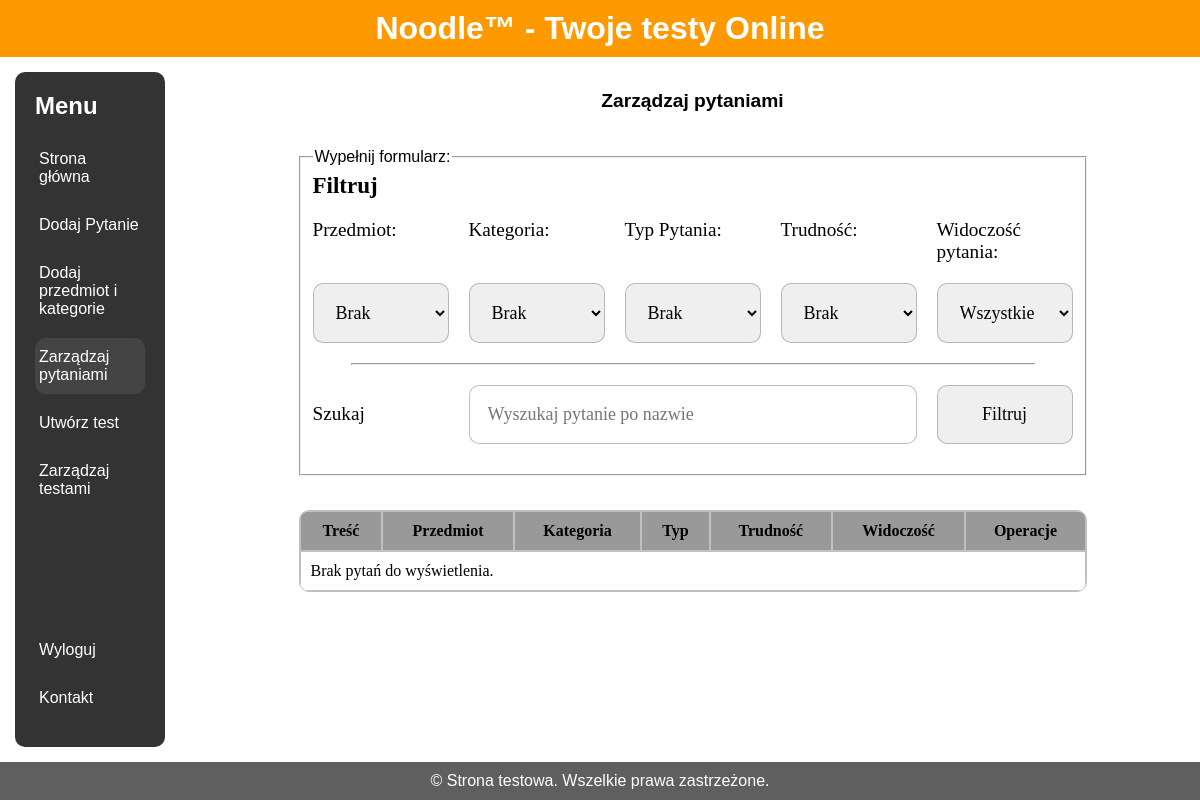
/Strona/html/panel_nauczyciela/zarz_pyt.php?przedmiot=Język Polski (signed in), run on an earlier commit of the app's database.
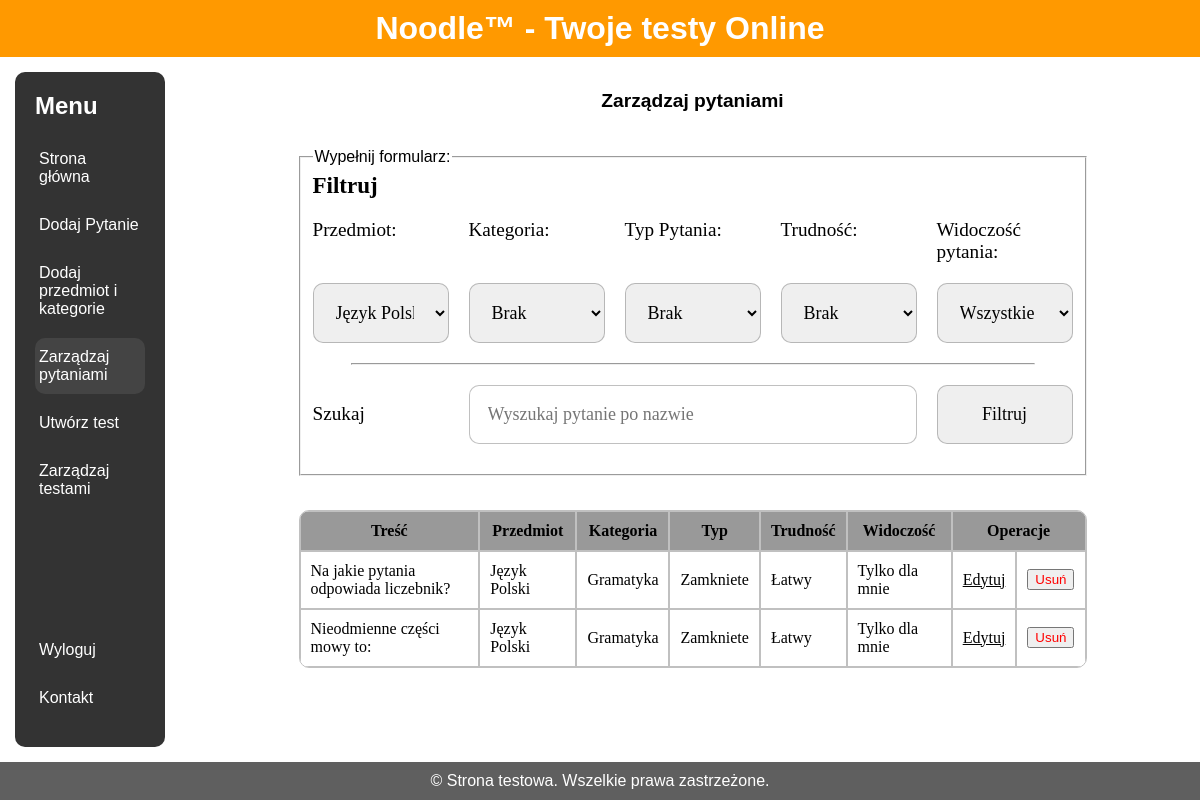
And on a later commit of the database.
### tables this page shows
CREATE TABLE `pytania` (
  `id` int(11) NOT NULL,
  `tresc` varchar(1000) NOT NULL,
  `przedmiot_id` int(11) NOT NULL,
  `kategoria_id` int(11) NOT NULL,
  `poziom_id` int(11) NOT NULL,
  `zdjecie` varchar(50) DEFAULT NULL,
  `autor` int(11) NOT NULL,
  `prywatnosc` tinyint(1) NOT NULL,
  `typ_pytania` int(11) NOT NULL
);

CREATE TABLE `przedmioty` (
  `id` int(11) NOT NULL,
  `nazwa` varchar(30) NOT NULL
);

CREATE TABLE `kategoria` (
  `id` int(11) NOT NULL,
  `nazwa` varchar(40) NOT NULL
);

CREATE TABLE `typ_pytania` (
  `id` int(11) NOT NULL,
  `nazwa_typu` varchar(15) NOT NULL
);

CREATE TABLE `poziom` (
  `id` int(11) NOT NULL,
  `trudnosc_nazwa` varchar(10) NOT NULL
);

### Strona/html/panel_nauczyciela/zarz_pyt.php (the view, shortened to what the changed rows need)
<!DOCTYPE html>
<html lang="en">
<head>
	<link rel="stylesheet" href="../styles.css">
</head>
<body>
	<?php
		$servername = "localhost";
		$username = "root";
		$password = "";
		$dbname = "baza";
		$conn = new mysqli($servername, $username, $password, $dbname);
	?>
	<div class="wrapper">
		<div class="header-content" id="head">
      		<h1>Noodle™ - Twoje testy Online</h1>
    		</div>
    		<div class="container">
      		<div class="sidebar" id="menu">
        		<ul>
				<h2>Menu</h2>
        		</ul>
      		</div>
			<div class="main-content" id="main">
				<div class="haslo" style="justify-content: flex-start;">
					<br><br>
					<fieldset style="width: 80%;margin-bottom:1em;">
						<form action="" method="GET" class="zarzadzaj">
							<p class="mid-width" style="grid-column: 1 / 3;">Filtruj</p>
							<p class="mid-width" style="grid-column: 4 / 6;"></p>
							<label for="przedmiot">Przedmiot:</label>
							<label for="kategoria">Kategoria:</label>
							<label for="typ">Typ Pytania:</label>
							<label for="poziom">Trudność:</label>
							<label for="prywatnosc">Widoczość pytania:</label>
							<select id="przedmiot" name="przedmiot">
								<?php
									$selected = isset($_GET['przedmiot']) ? $_GET['przedmiot'] : '0';
									$sql = "SELECT * FROM przedmioty";
									$result = $conn->query($sql);
									echo '<option value="0" ' . ($selected == '0' ? 'selected' : '') . '>Brak</option>';
									if ($result->num_rows > 0) {
										while($row = $result->fetch_assoc()) {
											echo '<option value="' . $row['nazwa'] . '" ' . ($selected == $row['nazwa'] ? 'selected' : '') . '>' . $row['nazwa'] . '</option>';
										}
									} else {
										echo '<option value="">Brak przedmiotów</option>';
									}
								?>
							</select>
							<select id="kategoria" name="kategoria">
								<?php
									$selected = isset($_GET['kategoria']) ? $_GET['kategoria'] : '0';
									echo '<option value="0" ' . ($selected == '0' ? 'selected' : '') . '>Brak</option>';
								?>
							</select>
							<select id="typ" name="typ">
								<?php
									$selected = isset($_GET['typ']) ? $_GET['typ'] : '0';
									echo '<option value="0" ' . ($selected == '0' ? 'selected' : '') . '>Brak</option>';
								?>
							</select>
							<select id="poziom" name="poziom">
								<?php
									$selected = isset($_GET['poziom']) ? $_GET['poziom'] : '0';
									echo '<option value="0" ' . ($selected == '0' ? 'selected' : '') . '>Brak</option>';
								?>
							</select>
							<select id="prywatnosc" name="prywatnosc">
								<option value="2" <?php echo isset($_GET['prywatnosc']) && $_GET['prywatnosc'] == '2' ? 'selected' : '' ?>>Wszystkie</option>
							</select>
							<hr class="full-width" style="width: 90%; margin: auto;">
							<label for="tresc" style="align-self: center;">Szukaj</label>
							<?php
								$selected = isset($_GET['tresc']) ? $_GET['tresc'] : '';
								echo '<input type="text" id="tresc" name="tresc" placeholder="Wyszukaj pytanie po nazwie" value="' . $selected . '" style="grid-column: 2 / 5;" >';
							?>
							<input type="submit" style="grid-column: 5 / 6;" value="Filtruj">
						</form>
					</fieldset>
					<br>
					<div class="pytania">
						<table>
							<tbody>
								<tr>
									<th class="szerokie">Treść</th>
									<th>Przedmiot</th>
									<th>Kategoria</th>
									<th>Typ</th>
									<th>Trudność</th>
									<th>Widoczość</th>
									<th colspan="2">Operacje</th>
								</tr>
                                <?php
                                    $sql = "SELECT pytania.id, pytania.tresc, przedmioty.nazwa AS przedmiot, kategoria.nazwa AS kategoria, typ_pytania.nazwa_typu AS typ, poziom.trudnosc_nazwa AS trudnosc, pytania.prywatnosc AS widocznosc
									FROM Pytania
									INNER JOIN Przedmioty ON pytania.przedmiot_id = przedmioty.id
									INNER JOIN Kategoria ON pytania.kategoria_id = kategoria.id
									INNER JOIN Typ_pytania ON pytania.typ_pytania = typ_pytania.id
									INNER JOIN Poziom ON pytania.poziom_id = poziom.id";
									if (isset($_GET['przedmiot']) && $_GET['przedmiot'] != '0') {
										$sql .= " WHERE przedmioty.nazwa LIKE '%" . $_GET['przedmiot'] . "%'";
									}
                                    $result = $conn->query($sql);
                                    if ($result->num_rows > 0) {
                                        while($row = $result->fetch_assoc()) {
                                            echo '
                                            <tr>
                                                <td>' . $row['tresc'] . '</td>
                                                <td>' . $row['przedmiot'] . '</td>
                                                <td>' . $row['kategoria'] . '</td>
                                                <td>' . $row['typ'] . '</td>
                                                <td>' . $row['trudnosc'] . '</td>
                                                <td>' . ($row['widocznosc'] === '1' ? 'Tylko dla mnie' : 'Dla wszystkich') . '</td>
                                                <td style="text-align:center;">
													<a href="dodaj.php?id=' . $row['id'] . '">Edytuj</a>
												</td>
												<form method="POST" class="zarzadzaj">
													<input type="hidden" name="question_id" value="'.$row['id'].'">
													<td style="text-align:center;">
														<button type="submit" name="delete_question" class="delete" style="color: red;">Usuń</button>
													</td>
												</form>
                                            </form></td>
                                            </tr>';
                                        }
                                    }
                                    else {
                                        echo '<tr><td colspan="7">Brak pytań do wyświetlenia.</td></tr>';
                                    }
                                ?>
							</tbody>
						</table>
					</div>
				</div>
			</div>
    	</div>
	</div>
</body>
</html>

What changed in the data, as far as the page shows it:
added pytania: tresc "Na jakie pytania odpowiada liczebnik?", przedmiot.nazwa "Język Polski", kategoria.nazwa "Gramatyka", typ_pytania.nazwa_typu "Zamkniete", poziom.trudnosc_nazwa "Łatwy", prywatnosc "Tylko dla mnie"
added pytania: tresc "Nieodmienne części mowy to:", przedmiot.nazwa "Język Polski", kategoria.nazwa "Gramatyka", typ_pytania.nazwa_typu "Zamkniete", poziom.trudnosc_nazwa "Łatwy", prywatnosc "Tylko dla mnie"
Also different on the page:
form field przedmiot: "Brak" → "Język Polski"
text no longer shown: "Brak pytań do wyświetlenia."
